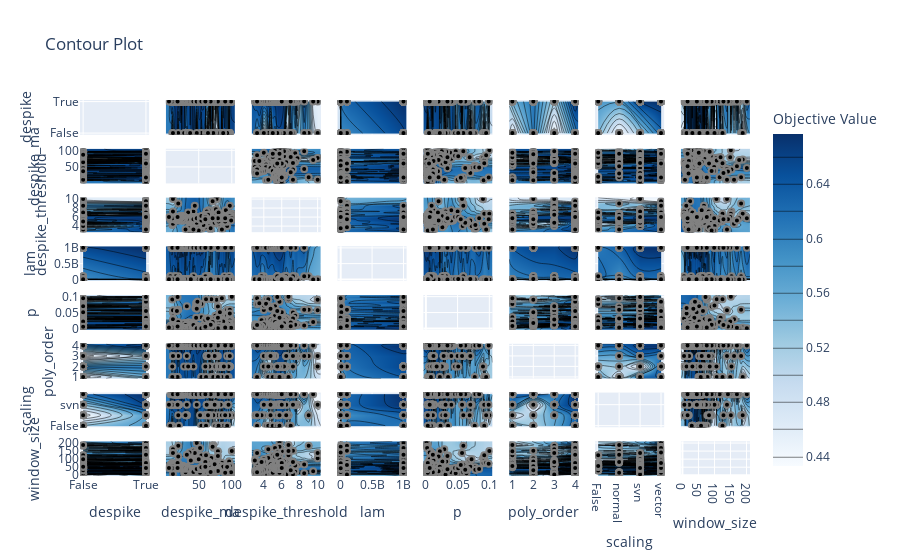

Notebook code cell kept with this figure:
### Code cell
optuna.visualization.plot_contour(study)
